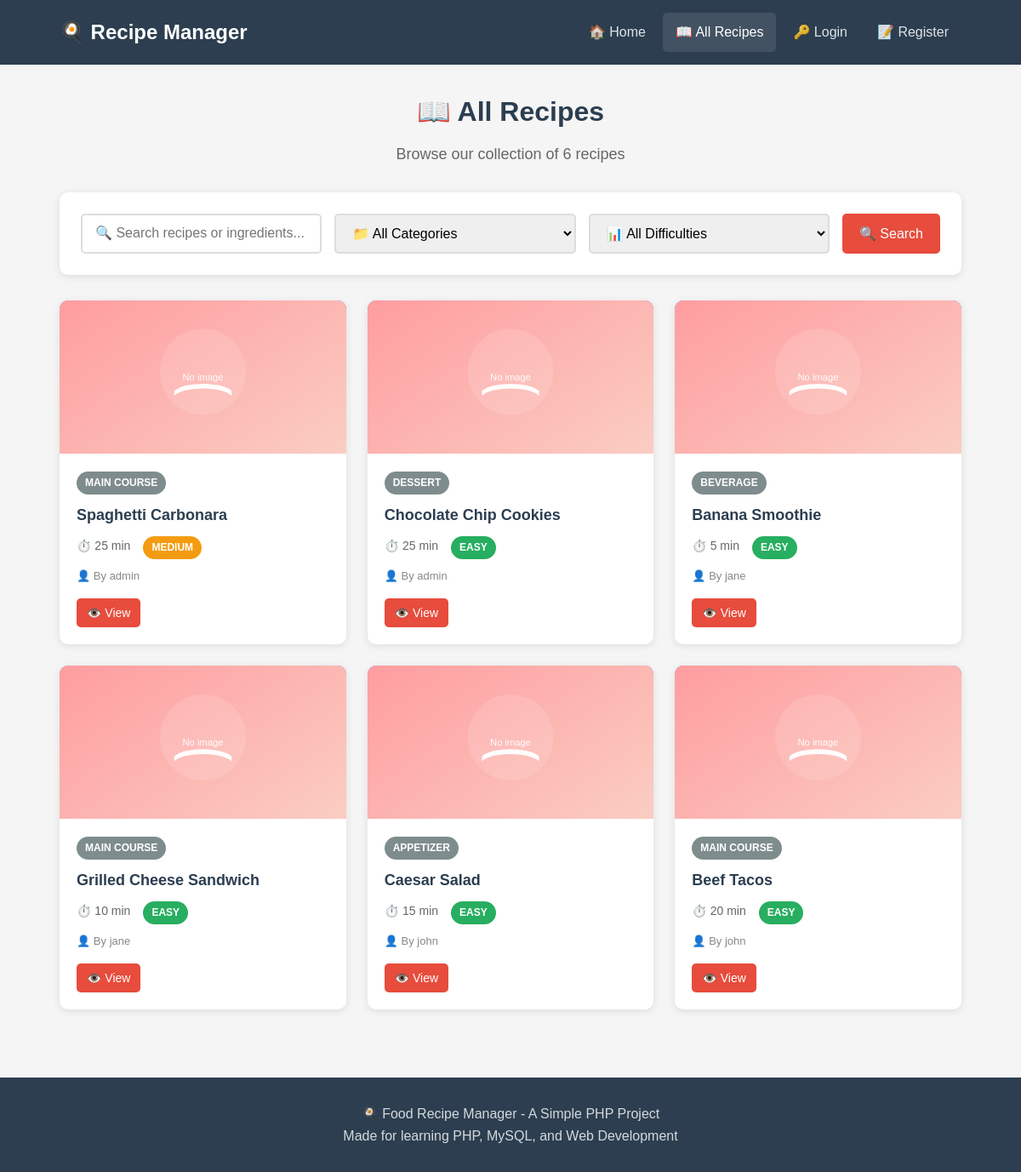
Screenshot of /public/recipes.php with the database file from the repository.
### tables this page shows
CREATE TABLE IF NOT EXISTS recipes (
    id INT AUTO_INCREMENT PRIMARY KEY,
    user_id INT NOT NULL,
    recipe_name VARCHAR(200) NOT NULL,
    description TEXT,
    ingredients TEXT NOT NULL,
    instructions TEXT NOT NULL,
    category VARCHAR(50) DEFAULT 'Other',
    cooking_time INT DEFAULT 30,
    servings INT DEFAULT 4,
    difficulty VARCHAR(20) DEFAULT 'Medium',
    image VARCHAR(255) DEFAULT NULL,
    created_at TIMESTAMP DEFAULT CURRENT_TIMESTAMP,
    FOREIGN KEY (user_id) REFERENCES users(id) ON DELETE CASCADE
);

CREATE TABLE IF NOT EXISTS users (
    id INT AUTO_INCREMENT PRIMARY KEY,
    username VARCHAR(50) NOT NULL UNIQUE,
    email VARCHAR(100) NOT NULL UNIQUE,
    password VARCHAR(255) NOT NULL,
    created_at TIMESTAMP DEFAULT CURRENT_TIMESTAMP
);

### includes/functions.php (called while the page is built, shortened)
<?php
global $conn;
function safe($string)
{
    return htmlspecialchars($string, ENT_QUOTES, 'UTF-8');
}
function isLoggedIn()
{
    return isset($_SESSION['user_id']);
}
function getAllRecipes()
{
    global $conn;
    $sql = "SELECT recipes.*, users.username
            FROM recipes
            JOIN users ON recipes.user_id = users.id
            ORDER BY recipes.created_at DESC";
    $result = mysqli_query($conn, $sql);
    $recipes = array();
    while ($row = mysqli_fetch_assoc($result)) {
        $recipes[] = $row;
    }
    return $recipes;
}
function formatTime($minutes)
{
    if ($minutes < 60) {
        return $minutes . ' min';
    }
    $hours = floor($minutes / 60);
    $mins = $minutes % 60;
    return $hours . 'h ' . ($mins > 0 ? $mins . 'min' : '');
}
function getDifficultyColor($difficulty)
{
    switch ($difficulty) {
        case 'Easy':
            return 'success';
        case 'Medium':
            return 'warning';
    }
}
?>

### public/recipes.php (the view, shortened to what this page needs)
<?php
include '../includes/header.php';
$search = isset($_GET['search']) ? trim($_GET['search']) : '';
$allRecipes = getAllRecipes();
$filteredRecipes = array();
foreach ($allRecipes as $recipe) {
    $matchesSearch = true;
    $matchesCategory = true;
    $matchesDifficulty = true;
    if ($matchesSearch && $matchesCategory && $matchesDifficulty) {
        $filteredRecipes[] = $recipe;
    }
}
?>
<div class="page-title">
    <h1>📖 All Recipes</h1>
    <p>Browse our collection of <?php echo count($filteredRecipes); ?> recipes</p>
</div>
<div class="search-box">
    <form action="recipes.php" method="GET" class="search-form">
        <input type="text" name="search" placeholder="🔍 Search recipes or ingredients..."
            value="<?php echo safe($search); ?>">
        <select name="category">
            <option value="">📁 All Categories</option>
        </select>
        <select name="difficulty">
            <option value="">📊 All Difficulties</option>
        </select>
        <button type="submit" class="btn btn-primary">🔍 Search</button>
    </form>
</div>
<?php if (empty($filteredRecipes)): ?>
    <div class="empty-state">
        <div class="icon">🔍</div>
        <h3>No Recipes Found</h3>
        <p>Try a different search term or filter</p>
        <a href="recipes.php" class="btn btn-primary">View All Recipes</a>
    </div>
<?php else: ?>
    <div class="recipe-grid">
        <?php foreach ($filteredRecipes as $recipe): ?>
            <div class="card">
                <div class="card-image">
                    <?php if ($recipe['image']): ?>
                        <img src="../uploads/<?php echo safe($recipe['image']); ?>" alt="Recipe Image">
                    <?php else: ?>
                        <img src="../assets/img/placeholder.svg" alt="No image available">
                    <?php endif; ?>
                </div>
                <div class="card-body">
                    <span class="badge badge-secondary" style="margin-bottom: 10px;">
                        <?php echo safe($recipe['category']); ?>
                    </span>
                    <h3 class="card-title">
                        <a href="view_recipe.php?id=<?php echo $recipe['id']; ?>">
                            <?php echo safe($recipe['recipe_name']); ?>
                        </a>
                    </h3>
                    <div class="recipe-meta">
                        <span>⏱️ <?php echo formatTime($recipe['cooking_time']); ?></span>
                        <span class="badge badge-<?php echo getDifficultyColor($recipe['difficulty']); ?>">
                            <?php echo safe($recipe['difficulty']); ?>
                        </span>
                    </div>
                    <div class="recipe-author">
                        👤 By <?php echo safe($recipe['username']); ?>
                    </div>
                    <div class="recipe-actions">
                        <a href="view_recipe.php?id=<?php echo $recipe['id']; ?>" class="btn btn-primary btn-small">
                            👁️ View
                        </a>
                    </div>
                </div>
            </div>
        <?php endforeach; ?>
    </div>
<?php endif; ?>
<?php include '../includes/footer.php'; ?>

### includes/header.php (shortened to what this page needs)
<?php
$currentUser = getCurrentUser();
$currentPage = basename($_SERVER['PHP_SELF']);
?>
<!DOCTYPE html>
<html lang="en">
<head>
    <link rel="stylesheet" href="../assets/css/style.css">
</head>
<body>
    <nav class="navbar">
        <div class="container">
            <a href="index.php" class="logo">🍳 Recipe Manager</a>
            <div class="nav-links">
                <a href="index.php" class="<?php echo $currentPage == 'index.php' ? 'active' : ''; ?>">
                    🏠 Home
                </a>
                <a href="recipes.php" class="<?php echo $currentPage == 'recipes.php' ? 'active' : ''; ?>">
                    📖 All Recipes
                </a>
                <?php if (isLoggedIn()): ?>
                    <a href="add_recipe.php" class="<?php echo $currentPage == 'add_recipe.php' ? 'active' : ''; ?>">
                        ➕ Add Recipe
                    </a>
                    <a href="my_recipes.php" class="<?php echo $currentPage == 'my_recipes.php' ? 'active' : ''; ?>">
                        📋 My Recipes
                    </a>
                    <span class="user-info">
                        👤 <?php echo safe($currentUser['username']); ?>
                    </span>
                    <a href="logout.php">🚪 Logout</a>
                <?php else: ?>
                    <a href="login.php" class="<?php echo $currentPage == 'login.php' ? 'active' : ''; ?>">
                        🔑 Login
                    </a>
                    <a href="register.php" class="<?php echo $currentPage == 'register.php' ? 'active' : ''; ?>">
                        📝 Register
                    </a>
                <?php endif; ?>
            </div>
        </div>
    </nav>
    <main class="main-content">
        <div class="container">

### includes/footer.php (shortened to what this page needs)
</div>
</main>
<footer class="footer">
    <div class="container">
        <p>🍳 Food Recipe Manager - A Simple PHP Project</p>
        <p>Made for learning PHP, MySQL, and Web Development</p>
    </div>
</footer>
</body>
</html>

### assets/css/style.css (style rules this page uses)
* { margin: 0; padding: 0; box-sizing: border-box; }
body { font-family: Arial, sans-serif; background-color: #f5f5f5; color: #333; line-height: 1.6; }
a { text-decoration: none; color: inherit; }
.container { max-width: 1100px; margin: 0 auto; padding: 0 20px; }
.navbar { background-color: #2c3e50; padding: 15px 0; position: sticky; top: 0; z-index: 100; }
.navbar .container { display: flex; justify-content: space-between; align-items: center; flex-wrap: wrap; gap: 15px; }
.logo { font-size: 24px; font-weight: bold; color: white; }
.nav-links { display: flex; gap: 5px; flex-wrap: wrap; }
.nav-links a { color: rgba(255, 255, 255, 0.85); padding: 10px 15px; border-radius: 5px; transition: background 0.3s; }
.nav-links a:hover, .nav-links a.active { background-color: rgba(255, 255, 255, 0.1); color: white; }
.main-content { min-height: calc(100vh - 200px); padding: 30px 0; }
.btn { display: inline-block; padding: 10px 20px; border: none; border-radius: 5px; cursor: pointer; font-size: 16px; transition: transform 0.2s, opacity 0.2s; }
.btn-primary { background-color: #e74c3c; color: white; }
.btn-small { padding: 6px 12px; font-size: 14px; }
.card { background: white; border-radius: 10px; box-shadow: 0 2px 10px rgba(0, 0, 0, 0.1); overflow: hidden; transition: transform 0.3s, box-shadow 0.3s; }
.card-image { height: 180px; background: linear-gradient(135deg, #667eea 0%, #764ba2 100%); display: flex; align-items: center; justify-content: center; color: white; font-size: 50px; }
.card-image img { width: 100%; height: 100%; object-fit: cover; }
.card-body { padding: 20px; }
.card-title { font-size: 18px; font-weight: bold; margin-bottom: 10px; color: #2c3e50; }
.badge { display: inline-block; padding: 4px 10px; font-size: 12px; font-weight: bold; border-radius: 20px; text-transform: uppercase; }
.badge-success { background-color: #27ae60; color: white; }
.badge-warning { background-color: #f39c12; color: white; }
.badge-secondary { background-color: #7f8c8d; color: white; }
.recipe-grid { display: grid; grid-template-columns: repeat(auto-fill, minmax(300px, 1fr)); gap: 25px; }
.recipe-meta { display: flex; gap: 15px; margin: 10px 0; font-size: 14px; color: #666; }
.recipe-author { font-size: 13px; color: #888; margin-bottom: 15px; }
.recipe-actions { display: flex; gap: 10px; }
.search-box { background: white; padding: 25px; border-radius: 10px; box-shadow: 0 2px 10px rgba(0, 0, 0, 0.1); margin-bottom: 30px; }
.search-form { display: flex; gap: 15px; flex-wrap: wrap; }
.search-form input, .search-form select { flex: 1; min-width: 200px; padding: 12px 15px; border: 2px solid #ddd; border-radius: 5px; font-size: 16px; }
.page-title { text-align: center; margin-bottom: 30px; }
.page-title h1 { font-size: 32px; color: #2c3e50; margin-bottom: 10px; }
.page-title p { color: #666; font-size: 18px; }
.footer { background: #2c3e50; color: white; padding: 30px 0; text-align: center; margin-top: 50px; }
.footer p { opacity: 0.8; }

### rows the page displays
recipes: category "MAIN COURSE", recipe_name "Spaghetti Carbonara", cooking_time "25 min", difficulty "MEDIUM", user.username "admin"
recipes: category "DESSERT", recipe_name "Chocolate Chip Cookies", cooking_time "25 min", difficulty "EASY", user.username "admin"
recipes: category "BEVERAGE", recipe_name "Banana Smoothie", cooking_time "5 min", difficulty "EASY", user.username "jane"
recipes: category "MAIN COURSE", recipe_name "Grilled Cheese Sandwich", cooking_time "10 min", difficulty "EASY", user.username "jane"
recipes: category "APPETIZER", recipe_name "Caesar Salad", cooking_time "15 min", difficulty "EASY", user.username "john"
recipes: category "MAIN COURSE", recipe_name "Beef Tacos", cooking_time "20 min", difficulty "EASY", user.username "john"

### other values shown
count($filteredRecipes) "6"
